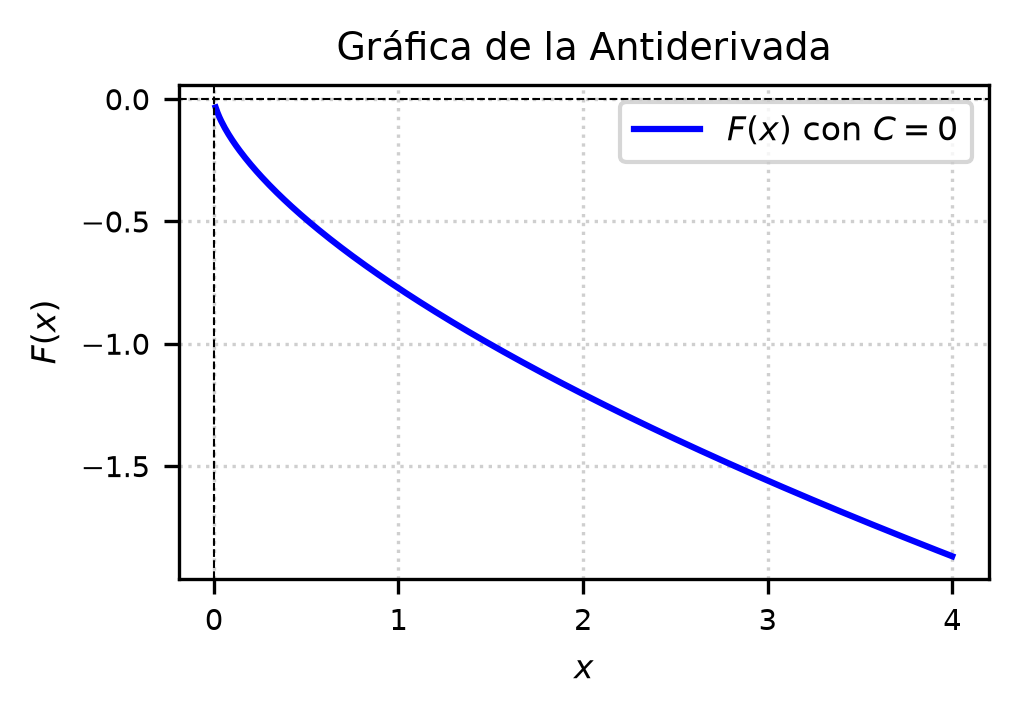

Write Python code to recreate this figure.
import matplotlib
matplotlib.use('Agg')
import numpy as np
import matplotlib.pyplot as plt

# Definición del dominio para x (evitando valores negativos por la raíz cuarta)
x = np.linspace(0.01, 4.0, 400)

# Antiderivada F(x) con C = 0
# F(x) = -2*sqrt(x) + 4*root4(x) - 4*ln(1 + root4(x))
F = -2 * np.sqrt(x) + 4 * (x**0.25) - 4 * np.log(1 + x**0.25)

plt.figure(figsize=(3.5, 2.5))
plt.plot(x, F, label=r'$F(x)$ con $C=0$', color='b', linewidth=1.5)
plt.title('Gráfica de la Antiderivada', fontsize=9)
plt.xlabel('$x$', fontsize=8)
plt.ylabel('$F(x)$', fontsize=8)
plt.axhline(0, color='black', linewidth=0.5, linestyle='--')
plt.axvline(0, color='black', linewidth=0.5, linestyle='--')
plt.grid(True, linestyle=':', alpha=0.6)
plt.legend(fontsize=8)
plt.xticks(fontsize=7)
plt.yticks(fontsize=7)
plt.tight_layout()

plt.savefig(r'semana_05/graficas/SEM05_P01_grafica.png', dpi=300, bbox_inches='tight')
plt.close()
